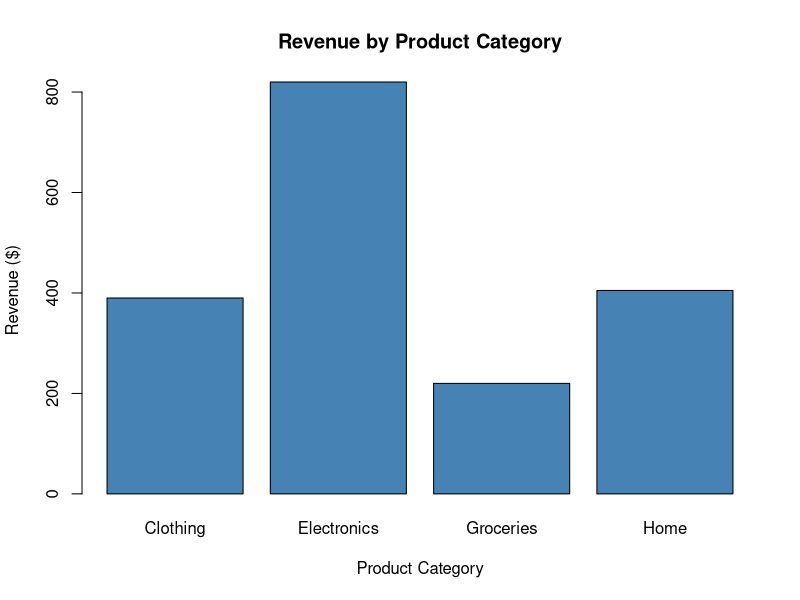

This figure's R source:
# AI Assistance Declaration (draft): ChatGPT GPT-6.2, November 25, 2026,
# provided a learning scaffold. Record actual prompts in Appendix.md.
# Complete and verify your own analytical code and calculations.
# Add your actual verification methods and required declaration before submission.

# 1. Import data
sales <- read.csv("retail_sales.csv", stringsAsFactors = FALSE)

# 2. Inspect structure and data quality
head(sales)
str(sales)
# TODO: Check missing values, duplicates, quantities and prices.

# 3. Calculate revenue
# TODO: Create a Revenue column using Quantity and Unit_Price.
sales$Revenue <- sales$Quantity * sales$Unit_Price
# 4. Summarize sales
# TODO: Calculate total revenue
total_revenue <- sum(sales$Revenue)
print(total_revenue)
category_revenue <- aggregate(Revenue ~ Category, data = sales, FUN = sum)
print(category_revenue)
# 5. Visualize
# TODO: Create a labeled bar chart of revenue by category.
barplot(category_revenue$Revenue,
        names.arg = category_revenue$Category,
        main = "Revenue by Product Category",
        xlab = "Product Category",
        ylab = "Revenue ($)",
        col = "steelblue")
# 6. Verify
# TODO: Independently calculate results in Sheets and compare.
# Record actual checks in Appendix.md.
